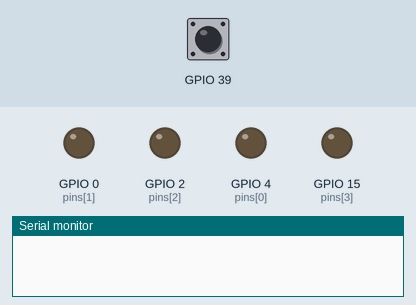
Simulated run of this sketch. Board: ESP32. On the bench: output pins drawn as LEDs (lit = HIGH), the last lines printed to the serial monitor. Dashed ring = blinking. Inputs (shaded band) come from the test bench; at power-on: GPIO 39 HIGH.

Above: at 1.2 s.
1.3 s: GPIO 39 pulsed LOW 5 times (0.12 s each, 0.3 s apart)
At 1.57 s:
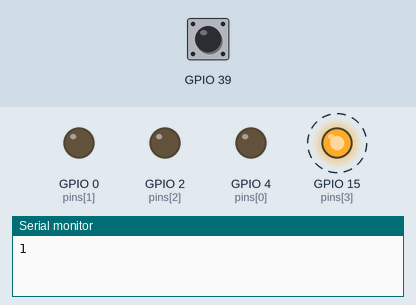
At 3.7 s:
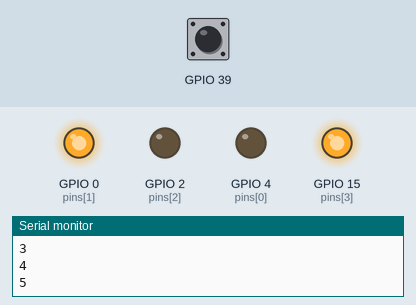
4.3 s: GPIO 39 pulsed LOW 2 times (0.12 s each, 0.3 s apart)
At 5.3 s:
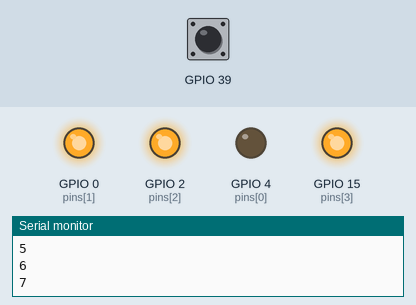
Timing chart, 0 to 7.3 s (numbered marks = the images above; inputs shaded):
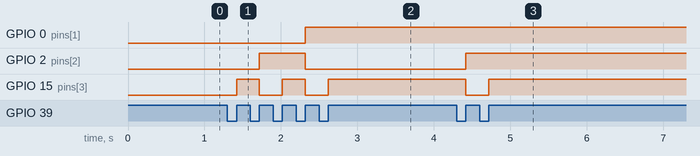

Measured:
- after the input at 1.3 s, GPIO 0 (pins[1]): LOW → HIGH after 1.0 s; GPIO 2 (pins[2]): LOW → HIGH after 0.42 s, → LOW 0.60 s later; GPIO 15 (pins[3]): alternates HIGH for 0.30 s and LOW for 0.30 s, 5 changes in all, then stays HIGH, starting after 0.12 s
- after the input at 4.3 s, GPIO 2 (pins[2]): LOW → HIGH after 0.12 s; GPIO 15 (pins[3]): HIGH → LOW after 0.12 s, → HIGH 0.30 s later

The sketch:

ToBinary.ino
```cpp
byte pins[4] = {4, 0, 2, 15};
void setup() {
  for (int i=0;i<4;i++){
    pinMode(pins[i], OUTPUT);
  }

  pinMode(39, INPUT);

  Serial.begin(9600);
}

int n = 0;

void loop() {
  if (digitalRead(39) == false){
    delay(20);
    if (digitalRead(39) == false){
      while (digitalRead(39) == false);
      n++;

      Serial.println(n);
    }
  }

  int tn = n%16;
  int numlist[4] = {0, 0, 0, 0};
  int index = 0;
  while (true){
        numlist[index] = (tn%2);
        index++;
        if (tn/2 == 1){
          numlist[index] = 1;
          break;
        } else if (tn == 0){
          break;
        }
        tn = tn / 2;
  }

  for (int i=0;i<4;i++){
    digitalWrite(pins[3-i], numlist[i]);
  }
}
```
